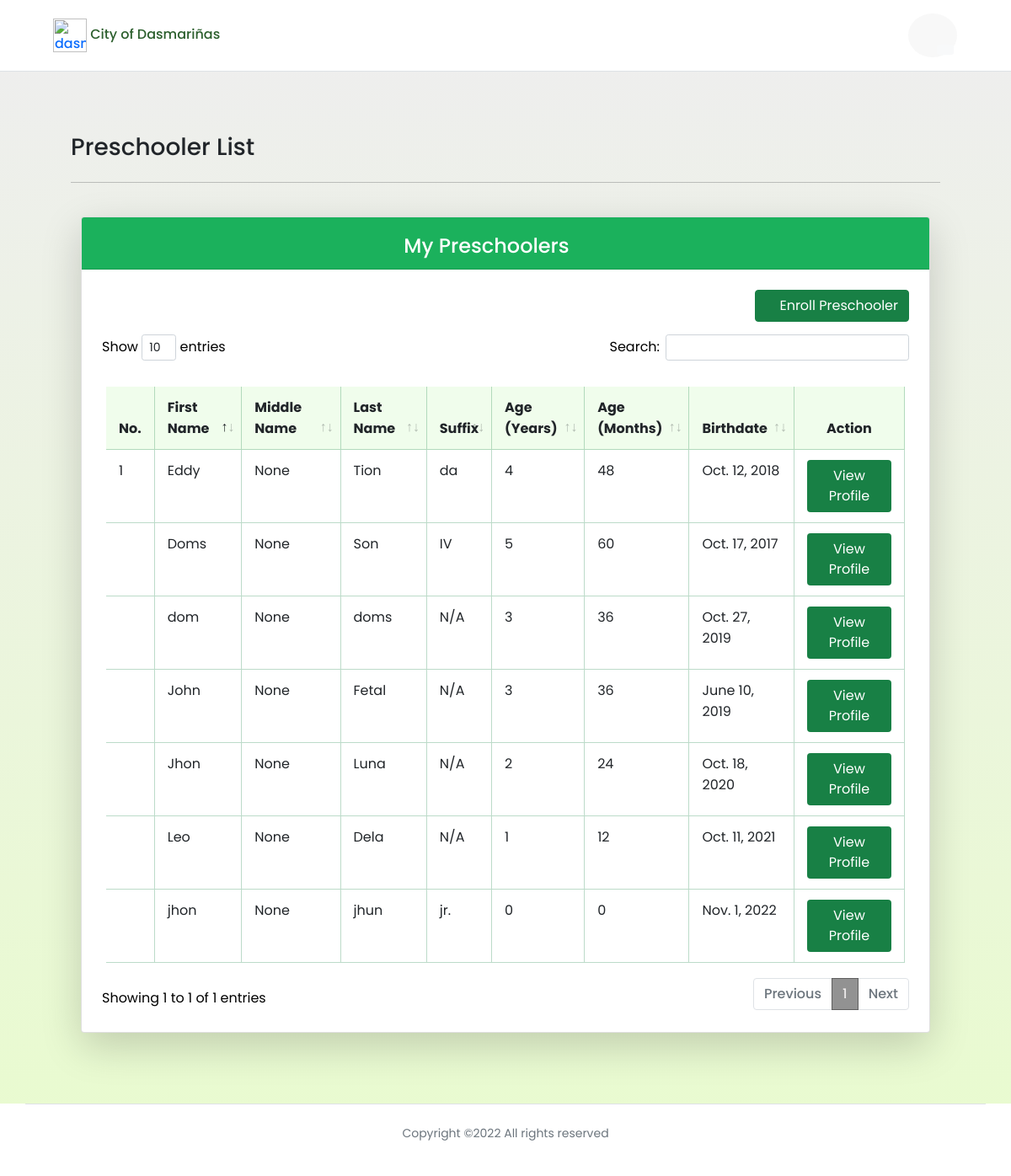
Screenshot of /home (signed in) with the database file from the repository.
### profilingApp/models.py (models this page shows, shortened)
class Preschooler(Model):
    GENDER = [('Male', 'Male'),
              ('Female', 'Female'),]
    parent = models.ForeignKey(Parent, on_delete=CASCADE)
    first_name = models.CharField(max_length=100)
    last_name = models.CharField(max_length=100)
    middle_name = models.CharField(max_length=100)
    suffix_name = models.CharField(max_length=100, null=True, blank=True)
    birthday = models.DateField(null=True, blank=True)
    height = models.FloatField(null=True, validators=[MinValueValidator(45.0), MaxValueValidator(120.0)])
    weight = models.FloatField(null=True, validators=[MinValueValidator(1.0), MaxValueValidator(28.0)])
    gender = models.CharField(max_length=100, choices=GENDER, null=True)
    date_measured = models.DateField(null=True, blank=True)
    health_problem = models.CharField(max_length=500, null=True)
    def age_years(self):
        return int(date.today().year - self.birthday.year)
    def age_months(self):
        return int((date.today().year - self.birthday.year) * 12)
    @property
    def bmi_tag(self):
        calculator = Calculator(adjust_height_data=False, adjust_weight_scores=False,
                       include_cdc=False, logger_name='pygrowup',
                       log_level='INFO')
        try:
            age_months = int((date.today().year - self.birthday.year) * 12)
            whfa_value = float(calculator.wfl(self.weight, age_months, helpers.get_good_sex(str(self.gender)), self.height))
            if whfa_value > 2.0:
                return 'ABOVE NORMAL'
            elif whfa_value >= -2.0 and whfa_value <= 2.0:
                return 'NORMAL'
            elif whfa_value >= -3.0 and whfa_value < -2.0:
                return 'BELOW NORMAL'
            else:
                return 'SEVERE'
        except:
            pass

### profilingApp/views.py (the view, shortened to what this page needs)
# urls.py: path('home', views.parent_home, name='parent_home'),
@login_required(login_url='login_registration')
def parent_home(request):
    parent_user = Parent.objects.get(user_id=request.user.id)
    preschooler = Preschooler.objects.filter(parent=parent_user)
    context = {'preschoolers': preschooler}
    return render(request, 'activities/Parent Home.html', context)

### profilingApp/templates/activities/Parent Home.html (shortened to what this page needs)
{% load static %}
<html lang="en">
<head>
    <link rel="stylesheet" href="{% static '/CSS/DataTables/datatables.min.css' %}">
    <link rel="stylesheet" href="{% static '/CSS/styles.css' %}">
    <link rel="stylesheet" href="{% static '/CSS/font-awesome/css/all.min.css' %}">
    <link rel="stylesheet" href="{% static '/CSS/css/bootstrap.min.css' %}">
</head>
    <div class="site-header" id="header">
        <nav class="navbar fixed-top navbar-expand-lg navbar-dark index__navbar scrolled border-bottom" id="header">
            <div class="container-fluid justify-content-between px-4 mx-4" >
                <div>
                    <a href="#" class="name" style="text-decoration: none;">
                        <img class="navbar-icon" style="margin-left:15px;" src="{% static '/Media/avatar.png' %}" alt="dasma-logo">
                        <span id="hidetitle" class="brand__name" style="color:#2c5f2dff;">City of Dasmariñas</span>
                    </a>
                </div>
                <div class="btn-group my-2 mx-3">
                    <li>
                        <a class="btn nav-link" id="parentButton" data-bs-toggle="dropdown" data-toggle="tooltip" data-bs-placement="bottom" data-bs-offset="0,7"
                        title="User" aria-expanded="false">
                            <i class="fa fa-fw fa-user-cog bi" style="font-size: 24px;"></i>
                            <span class="position-absolute top-100 start-75 translate-middle badge rounded-pill text-dark" style="border-radius: 50%;">
                                <i class="fa fa-lg fa-fw fa-caret-down bg-light" style="border-radius: 25%; margin-bottom: 15px;"></i>
                            </span></a>
                    </li>
                </div>
            </div>
        </nav>
    </div>
<body>
    <div id="grid" class="container-fluid" style="padding:7%; margin-top:50px;">
        <div class="container-grid">
            <div class="">
                <div class="row">
                    <div class="col">
                        <h3 style="text-align:left;">Preschooler List</h3>
                    </div>
                </div>
            <hr>
            <br>
            </div>
        </div>
    <div class="container text-black">
            <div class="row">
                <div class="col">
                    <div class="card shadow-lg bg-white rounded h-100">
                        <div class="card-header">
                            <h4 style="Padding: 10px 40px 0px 0px;">My Preschoolers</h4>
                        </div>
                        <div class="card-body p-4">
                        <div class="d-flex justify-content-sm-end justify-content-center" >
                            <button style="margin-bottom: 15px; background-color: #188045;border-color:#188045;" type="button" class="btn btn-primary" data-bs-toggle="modal" data-bs-target="#addSched"><span class="fa fa-calendar-alt"></span> Enroll Preschooler</button>
                        </div>
                        <div class="table-responsive">
                            <table class="table table-hover table-cell-border" id="preschoolers_table">
                                <thead>
                                    <tr>
                                        <th scope="col">No.</th>
                                        <th scope="col">First Name</th>
                                        <th scope="col">Middle Name</th>
                                        <th scope="col">Last Name</th>
                                        <th scope="col">Suffix</th>
                                        <th scope="col">Age (Years)</th>
                                        <th scope="col">Age (Months)</th>
                                        <th scope="col">Birthdate</th>
                                        <th scope="col" class="nosort text-center">Action</th>
                                    </tr>
                                </thead>
                                <tbody>
                                    {% for preschooler in preschoolers %}
                                    <tr>
                                        <td></td>
                                        <td>{{ preschooler.first_name }}</td>
                                        <td>{{ preschooler.bmi_tag }}</td>
                                        <td>{{ preschooler.last_name }}</td>
                                        {% if preschooler.suffix_name is None %}
                                            <td>N/A</td>
                                        {% elif preschooler.suffix_name == '' %}
                                            <td>N/A</td>
                                        {% else %}
                                            <td>{{ preschooler.suffix_name }}</td>
                                        {% endif %}
                                        <td>{{ preschooler.age_years }}</td>
                                        <td>{{ preschooler.age_months }}</td>
                                        <td>{{ preschooler.birthday }}</td>
                                        <td style="text-align: center;">
                                            <div>
                                                <a href="{% url 'parent_preschooler' preschooler.id %}"><button type="button" style="background-color: #188045; color: white;" class="btn">View Profile</button></a>
                                            </div>
                                        </td>
                                    </tr>
                                </tbody>
                                {% endfor %}
                            </table>
                        </div>
                    </div>
                    </div>
                </div>
            </div>
        </div>
    </div>
    <div class="footer text-muted">
        <div class="container">
            <div class="row text-center align-items-center">
                    <div class="border-top p-4">
                        <p class="copyright"><small>
                        Copyright ©<script>document.write(new Date().getFullYear());</script> All rights reserved
                        </small>
                        </p>
                    </div>
            </div>
        </div>
      </div>
</body>

### profilingApp/static/CSS/styles.css (style rules this page uses)
.fixed-top { position: sticky; top: 0; right: 0; left: 0; z-index: 1030; max-height: 85px; background-color: white; border-bottom: 3px; }
.navbar-icon { width: 40px; max-width: 40px; }
img { vertical-align: middle; border-style: none; }
* { margin: 0; padding: 0; box-sizing: border-box; font-family: 'Poppins', sans-serif; }
li, a, button { font-family: 'Poppins', sans-serif; font-weight: 500; font-size: 16px; color:#188045; text-decoration: none; }
li { list-style: none; display: list-item; text-align: -webkit-match-parent; }
a { text-decoration: none; }
table { padding: 25px 5px 10px 5px; }
thead { border-color: rgba(23, 128, 69, 0.514)!important; background-color: #f0fdec; text-align: left !important; }
th, td { border-right: 1px solid !important; padding: 12px 15px !important; border-color: rgba(23, 128, 69, 0.288)!important; }
#parentButton { color:rgba(0, 19, 0, 0.87); padding: 13 13 13 13; background-color: #ebebeb60; border-radius: 50%; margin-left: 15px; position: relative; }
#grid,#footer,#header { transition: 0.5s ease-in-out; }
#grid { background-image: linear-gradient(to top, rgba(230, 250, 202, 0.884),rgba(228, 228, 227, 0.624)); position: relative; padding: 3%; width: 100%; margin-top: 85px; min-height: 800px; }
.card-header { font-size: 13px; font-family: 'Poppins', sans-serif;; background-color:rgb(27, 177, 92) !important; color:white; padding: 10px 15px 5px 10px !important; text-align: center; }
html { width: 100%; height: 100%; }
body { color: rgba(0, 0, 0, 0.6); font-family: 'Poppins', sans-serif; font-size: 14px; line-height: 1.6em; -webkit-font-smoothing: antialiased; -moz-osx-font-smoothing: grayscale; }
::placeholder { color:rgba(255, 255, 255, 0.253); }
.row { display: -webkit-box; display: -ms-flexbox; display: flex; -ms-flex-wrap: wrap; flex-wrap: wrap; margin-right: 15px; margin-left: 15px; }
p { display: block; margin-block-start: 1em; margin-block-end: 1em; margin-inline-start: 0px; margin-inline-end: 0px; }
.col-6, .col-7, .col-12, .col, .col-sm-3, .col-sm-6, .col-md-3, .col-md-4, .col-md-5, .col-md-6, .col-md-8, .col-md-9, .col-md-10, .col-md-12, .col-lg-3, .col-lg-4, .col-lg-5, .col-lg-6, .col-lg-7, .col-lg-8, .col-lg-10, .col-lg-12, .col-xl-2 { position: relative; width: 100%; padding-right: 15px; padding-left: 15px; }
small, .small { font-size: 80%; font-weight: 400; }
.text-center { text-align: center !important; }
html { font-family: sans-serif; line-height: 1.15; -webkit-text-size-adjust: 100%; -webkit-tap-highlight-color: rgba(0, 0, 0, 0); }

### rows the page displays
Preschooler: first_name "Eddy", bmi_tag "None", last_name "Tion", suffix_name "da", age_years "4", age_months "48", birthday "Oct. 12, 2018"
Preschooler: first_name "Doms", bmi_tag "None", last_name "Son", suffix_name "IV", age_years "5", age_months "60", birthday "Oct. 17, 2017"
Preschooler: first_name "dom", bmi_tag "None", last_name "doms", shows "N/A", age_years "3", age_months "36", birthday "Oct. 27, 2019"
Preschooler: first_name "John", bmi_tag "None", last_name "Fetal", shows "N/A", age_years "3", age_months "36", birthday "June 10, 2019"
Preschooler: first_name "Jhon", bmi_tag "None", last_name "Luna", shows "N/A", age_years "2", age_months "24", birthday "Oct. 18, 2020"
Preschooler: first_name "Leo", bmi_tag "None", last_name "Dela", suffix_name "N/A", age_years "1", age_months "12", birthday "Oct. 11, 2021"
Preschooler: first_name "jhon", bmi_tag "None", last_name "jhun", suffix_name "jr.", age_years "0", age_months "0", birthday "Nov. 1, 2022"
